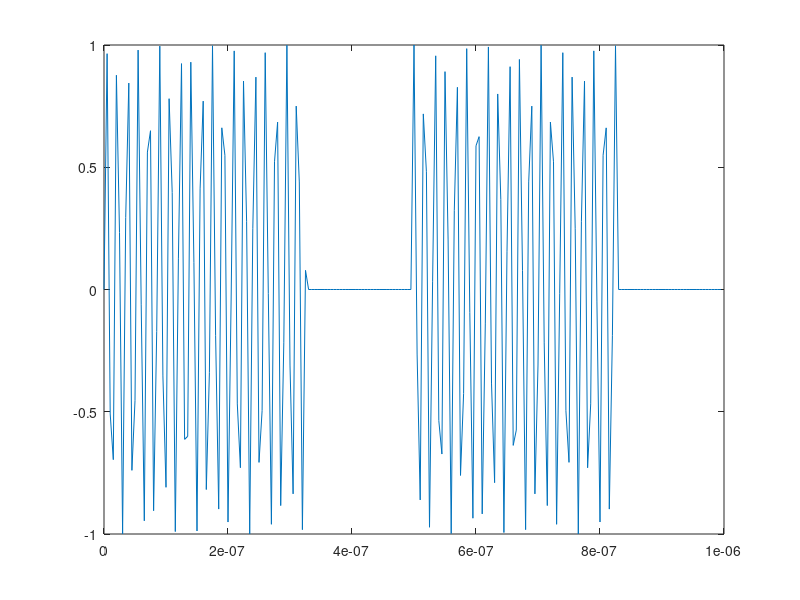

This chart was generated by the following MATLAB code:


TON = 0.00000033;

TF=0.0000005;

TS=0.000000005;

t  = 0:TS:(2*TF-TS);

kl = zeros(1,round((2*TF)/TS));

for i = 1:round((2*TF)/TS)

if (i-floor(t(i)/TF)*(TF/TS) <= TON/TS)
kl(i)=1;
% disp(i);
else
kl(i)=0;
% disp(i);
end  


end



A=58500000;
B=61500000;


A1 =sin(2*pi*A*t);

B1=cos(2*pi*B*(t.*t));

C1=cos(2*pi*A*t);

D1=sin(2*pi*B*(t.*t));

FL = (A1.*B1)+(C1.*D1);

plot(t,FL.*kl);
































